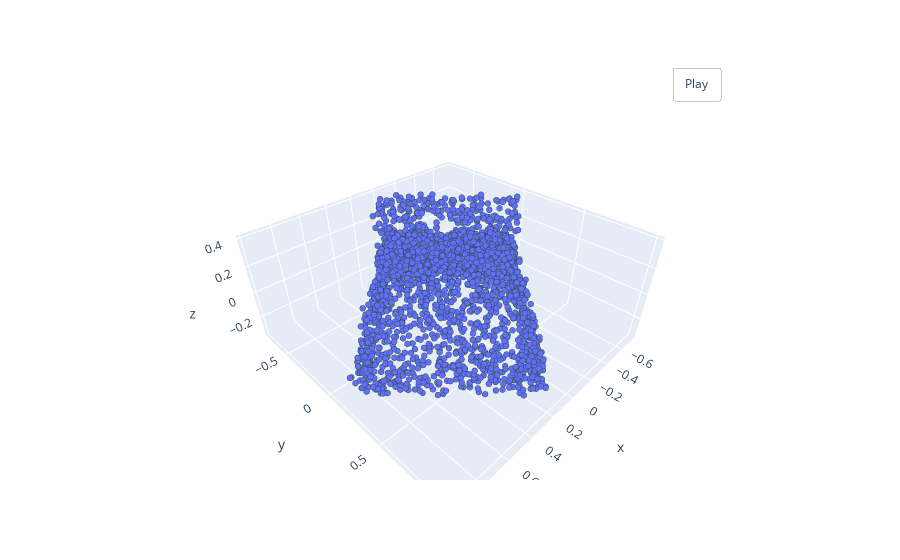

Here is the notebook cell this chart was saved with:
### Code cell
rot_pointcloud = RandRotation_z()(norm_pointcloud)
noisy_rot_pointcloud = RandomNoise()(rot_pointcloud)
pcshow(*noisy_rot_pointcloud.T)

### Figure 1 — Plotly figure (JSON) as saved in the notebook; plotly's stock layout.template omitted (floating-point values rounded to 4 significant figures; data arrays with more than 128 entries replaced by an {"elided": "..."} marker saying what was removed)
{"data": [{"marker": {"line": {"color": "DarkSlateGrey", "width": 2}, "size": 2}, "mode": "markers", "type": "scatter3d", "x": {"elided": "3000 float values"}, "y": {"elided": "3000 float values"}, "z": {"elided": "3000 float values"}}], "layout": {"updatemenus": [{"buttons": [{"args": [null, {"frame": {"duration": 50, "redraw": true}, "fromcurrent": true, "mode": "immediate", "transition": {"duration": 0}}], "label": "Play", "method": "animate"}], "pad": {"r": 10, "t": 45}, "showactive": false, "type": "buttons", "x": 0.8, "xanchor": "left", "y": 1, "yanchor": "bottom"}]}}
